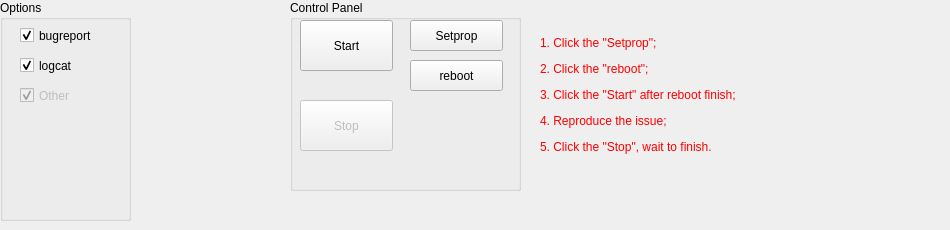
    <widget class="QWidget" name="AmlDebugCec_tab">
     <attribute name="title">
      <string>Cec</string>
     </attribute>
     <widget class="QPushButton" name="AmlDebugCecSetprop_pushButton">
      <property name="geometry">
       <rect>
        <x>410</x>
        <y>20</y>
        <width>93</width>
        <height>31</height>
       </rect>
      </property>
      <property name="text">
       <string>Setprop</string>
      </property>
     </widget>
     <widget class="QPushButton" name="AmlDebugCecReboot_pushButton">
      <property name="geometry">
       <rect>
        <x>410</x>
        <y>60</y>
        <width>93</width>
        <height>31</height>
       </rect>
      </property>
      <property name="text">
       <string>reboot</string>
      </property>
     </widget>
     <widget class="QPushButton" name="AmlDebugCecStart_pushButton">
      <property name="geometry">
       <rect>
        <x>300</x>
        <y>20</y>
        <width>93</width>
        <height>51</height>
       </rect>
      </property>
      <property name="text">
       <string>Start</string>
      </property>
     </widget>
     <widget class="QLabel" name="label_23">
      <property name="geometry">
       <rect>
        <x>540</x>
        <y>10</y>
        <width>401</width>
        <height>171</height>
       </rect>
      </property>
      <property name="text">
       <string>&lt;html&gt;&lt;head/&gt;&lt;body&gt;&lt;p&gt;&lt;span style=&quot; font-size:9pt; color:#ff0000;&quot;&gt;1. Click the &amp;quot;Setprop&amp;quot;;&lt;/span&gt;&lt;/p&gt;&lt;p&gt;&lt;span style=&quot; font-size:9pt; color:#ff0000;&quot;&gt;2. Click the &amp;quot;reboot&amp;quot;;&lt;/span&gt;&lt;/p&gt;&lt;p&gt;&lt;span style=&quot; font-size:9pt; color:#ff0000;&quot;&gt;3. Click the &amp;quot;Start&amp;quot; after reboot finish;&lt;/span&gt;&lt;/p&gt;&lt;p&gt;&lt;span style=&quot; font-size:9pt; color:#ff0000;&quot;&gt;4. Reproduce the issue;&lt;/span&gt;&lt;/p&gt;&lt;p&gt;&lt;span style=&quot; font-size:9pt; color:#ff0000;&quot;&gt;5. Click the &amp;quot;Stop&amp;quot;, wait to finish.&lt;/span&gt;&lt;/p&gt;&lt;/body&gt;&lt;/html&gt;</string>
      </property>
     </widget>
     <widget class="QGroupBox" name="AmlDebugCecOptions_groupBox">
      <property name="geometry">
       <rect>
        <x>0</x>
        <y>0</y>
        <width>131</width>
        <height>221</height>
       </rect>
      </property>
      <property name="title">
       <string>Options</string>
      </property>
      <widget class="QCheckBox" name="AmlDebugCecOptionsBugreport_checkBox">
       <property name="enabled">
        <bool>true</bool>
       </property>
       <property name="geometry">
        <rect>
         <x>20</x>
         <y>20</y>
         <width>101</width>
         <height>31</height>
        </rect>
       </property>
       <property name="mouseTracking">
        <bool>true</bool>
       </property>
       <property name="text">
        <string>bugreport</string>
       </property>
       <property name="checked">
        <bool>true</bool>
       </property>
      </widget>
      <widget class="QCheckBox" name="AmlDebugCecOptionsLogcat_checkBox">
       <property name="enabled">
        <bool>true</bool>
       </property>
       <property name="geometry">
        <rect>
         <x>20</x>
         <y>50</y>
         <width>101</width>
         <height>31</height>
        </rect>
       </property>
       <property name="text">
        <string>logcat</string>
       </property>
       <property name="checked">
        <bool>true</bool>
       </property>
      </widget>
      <widget class="QCheckBox" name="AmlDebugHomeOptionsOther2_checkBox_2">
       <property name="enabled">
        <bool>false</bool>
       </property>
       <property name="geometry">
        <rect>
         <x>20</x>
         <y>80</y>
         <width>101</width>
         <height>31</height>
        </rect>
       </property>
       <property name="text">
        <string>Other</string>
       </property>
       <property name="checked">
        <bool>true</bool>
       </property>
      </widget>
     </widget>
     <widget class="QPushButton" name="AmlDebugCecStop_pushButton">
      <property name="enabled">
       <bool>false</bool>
      </property>
      <property name="geometry">
       <rect>
        <x>300</x>
        <y>100</y>
        <width>93</width>
        <height>51</height>
       </rect>
      </property>
      <property name="text">
       <string>Stop</string>
      </property>
     </widget>
     <widget class="QGroupBox" name="AmlDebugCecCtrlPanel_groupBox">
      <property name="geometry">
       <rect>
        <x>290</x>
        <y>0</y>
        <width>231</width>
        <height>191</height>
       </rect>
      </property>
      <property name="title">
       <string>Control Panel</string>
      </property>
     </widget>
     <zorder>AmlDebugCecCtrlPanel_groupBox</zorder>
     <zorder>AmlDebugCecSetprop_pushButton</zorder>
     <zorder>AmlDebugCecReboot_pushButton</zorder>
     <zorder>AmlDebugCecStart_pushButton</zorder>
     <zorder>label_23</zorder>
     <zorder>AmlDebugCecOptions_groupBox</zorder>
     <zorder>AmlDebugCecStop_pushButton</zorder>
    </widget>
